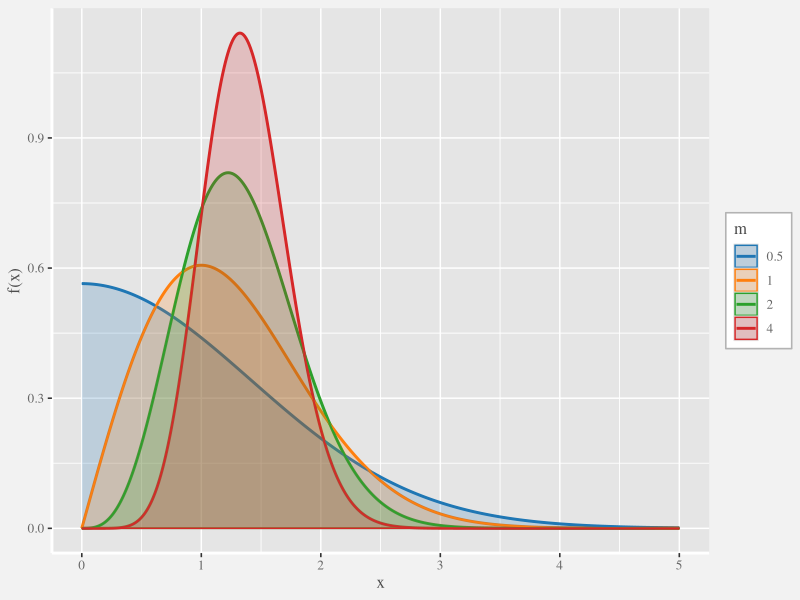
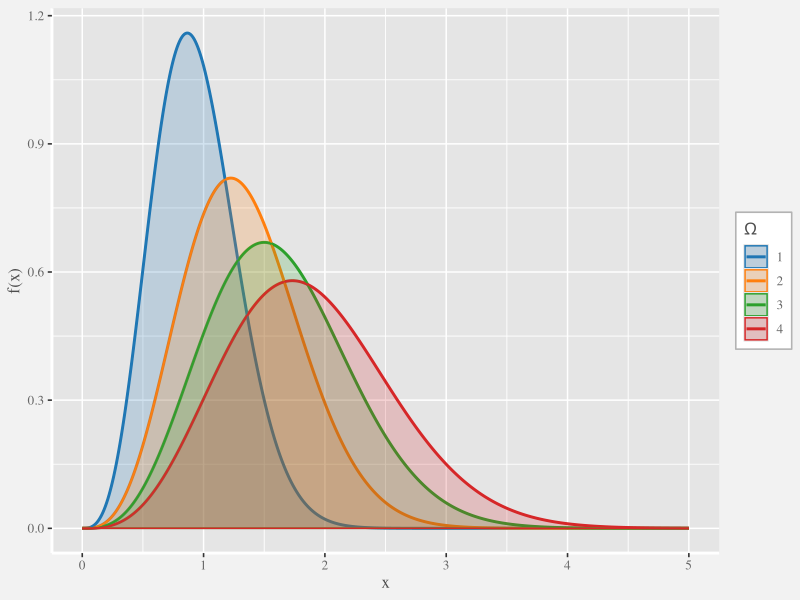
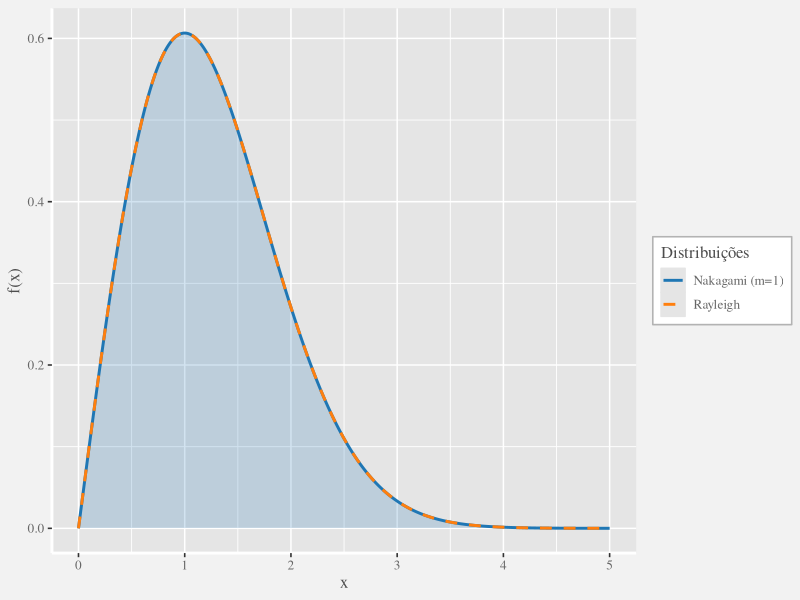
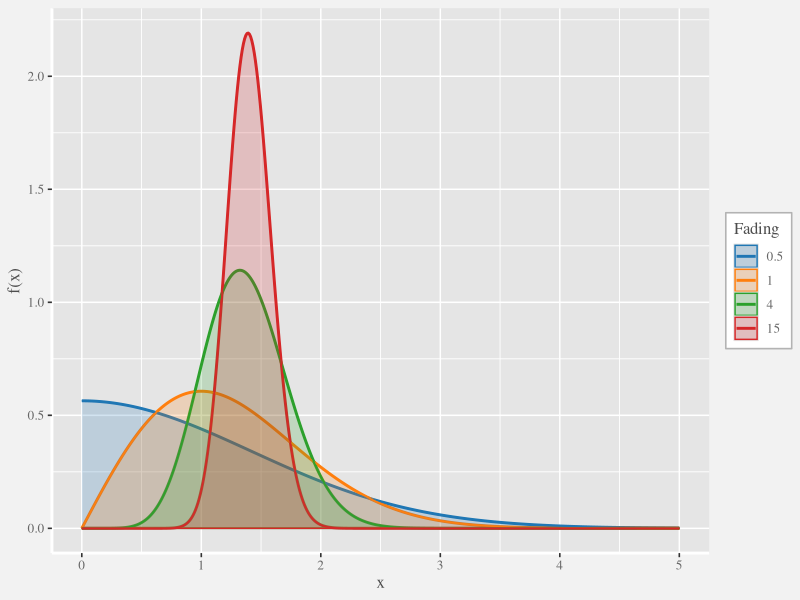

Write the R code that produced these figures, in order. (Note: this script raises an error after producing the figures.)
library(ggplot2)
library(scales)

# Função da densidade Nakagami-m
nakagami_pdf <- function(x, m, Omega) {
  return((2 / gamma(m)) * (m / Omega)^m * x^(2 * m - 1) * exp(-m / Omega * x^2))
}

# Função para o tema cinza com grades brancas
theme_gray_custom <- function(base_size = 12) {
  theme_classic(base_size = base_size) +
    theme(
      plot.background = element_rect(fill = "gray95", color = NA),
      panel.background = element_rect(fill = "gray90", color = "gray90"),
      panel.grid.major = element_line(color = "white", linewidth = 0.5),
      panel.grid.minor = element_line(color = "white", linewidth = 0.3),
      axis.line = element_line(color = "white", size = 1),
      plot.title = element_text(face = "bold", hjust = 0.5, color = "gray20"),
      plot.subtitle = element_text(hjust = 0.5, color = "gray40"),
      axis.title = element_text(color = "gray30", family = "serif"),
      axis.text = element_text(color = "gray40", family = "serif"),
      legend.background = element_rect(fill = "white", color = "gray70"),
      legend.title = element_text(color = "gray30", family = "serif"),
      legend.text = element_text(color = "gray40", family = "serif"),
      strip.background = element_rect(fill = "gray85", color = "gray70"),
      strip.text = element_text(color = "gray30")
    )
}

# Valores de x para plotar
x <- seq(0, 5, length.out = 500)

# Gráfico 1: Variação do parâmetro de forma m (com Omega fixo)
Omega_fixo <- 2
m_values <- c(0.5, 1, 2, 4)
colors <- c('#1f77b4', '#ff7f0e', '#2ca02c', '#d62728')

df_m <- data.frame(x = rep(x, times = length(m_values)), 
                   y = unlist(lapply(m_values, function(m) nakagami_pdf(x, m, Omega_fixo))),
                   m = rep(m_values, each = length(x)))

p1 <- ggplot(df_m, aes(x = x, y = y, color = factor(m), fill = factor(m))) +
  geom_line(size = 1) +
  geom_ribbon(aes(ymin = 0, ymax = y), alpha = 0.2) +
  labs(x = "x", y = "f(x)", color = "m") +
  scale_color_manual(values = colors) +
  scale_fill_manual(values = colors) +
  theme_gray_custom() +
  guides(fill = guide_legend(title = "m"), color = guide_legend(title = "m"))

# Gráfico 2: Variação do parâmetro de escala Omega (com m fixo)
m_fixo <- 2
Omega_values <- c(1, 2, 3, 4)

df_Omega <- data.frame(x = rep(x, times = length(Omega_values)), 
                       y = unlist(lapply(Omega_values, function(Omega) nakagami_pdf(x, m_fixo, Omega))),
                       Omega = rep(Omega_values, each = length(x)))

p2 <- ggplot(df_Omega, aes(x = x, y = y, color = factor(Omega), fill = factor(Omega))) +
  geom_line(size = 1) +
  geom_ribbon(aes(ymin = 0, ymax = y), alpha = 0.2) +
  labs(x = "x", y = "f(x)", color = expression(Ω)) +  # Usando LaTeX para Ω
  scale_color_manual(values = colors) +
  scale_fill_manual(values = colors) +
  theme_gray_custom() +
  guides(fill = guide_legend(title = expression(Omega)), color = guide_legend(title = expression(Omega)))

# Gráfico 3: Comparação com a distribuição Rayleigh (m = 1)
m_rayleigh <- 1
Omega_rayleigh <- 2
rayleigh_pdf <- (x / (Omega_rayleigh / 2)) * exp(-x^2 / (Omega_rayleigh))

df_comparacao <- data.frame(x = x, 
                            nakagami = nakagami_pdf(x, m_rayleigh, Omega_rayleigh), 
                            rayleigh = rayleigh_pdf)

p3 <- ggplot(df_comparacao, aes(x = x)) +
  geom_line(aes(y = nakagami, color = 'Nakagami (m=1)'), size = 1) +
  geom_ribbon(aes(ymin = 0, ymax = nakagami), fill = '#1f77b4', alpha = 0.2) +
  geom_line(aes(y = rayleigh, color = 'Rayleigh'), linetype = 'dashed', size = 1) +
  labs(x = "x", y = "f(x)", color = "") +
  scale_color_manual(values = c('#1f77b4', '#ff7f0e')) +
  theme_gray_custom() +
  guides(color = guide_legend(title = "Distribuições"))

# Gráfico 4: Efeito do fading (valores extremos de m)
m_values_extreme <- c(0.5, 1, 4, 15)
Omega_extreme <- 2

df_extreme <- data.frame(x = rep(x, times = length(m_values_extreme)), 
                         y = unlist(lapply(m_values_extreme, function(m) nakagami_pdf(x, m, Omega_extreme))),
                         m = rep(m_values_extreme, each = length(x)))

p4 <- ggplot(df_extreme, aes(x = x, y = y, color = factor(m), fill = factor(m))) +
  geom_line(size = 1) +
  geom_ribbon(aes(ymin = 0, ymax = y), alpha = 0.2) +
  labs(x = "x", y = "f(x)", color = "m") +
  scale_color_manual(values = colors) +
  scale_fill_manual(values = colors) +
  theme_gray_custom() +
  guides(fill = guide_legend(title = "Fading"), color = guide_legend(title = "Fading"))

# Agrupar os gráficos em uma matriz 2x2
grid.arrange(p1, p2, p3, p4, ncol = 2)
